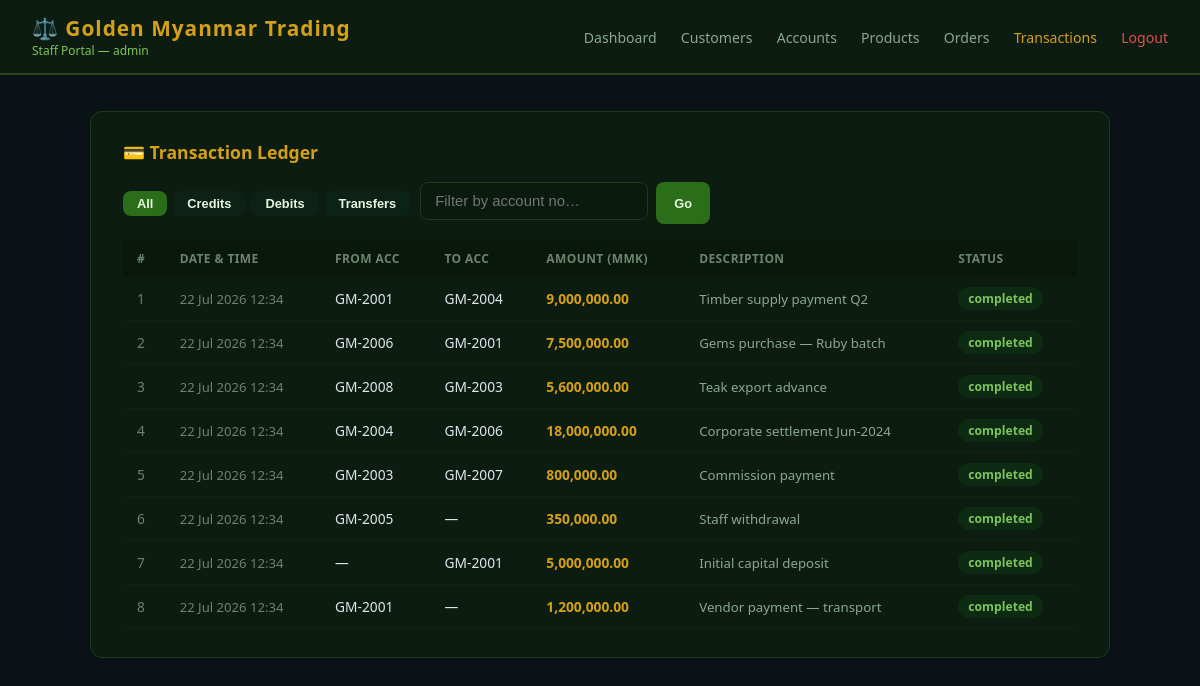
/transactions.php (signed in), run on the app's committed database.
### tables this page shows
CREATE TABLE IF NOT EXISTS transactions (
    id          INT AUTO_INCREMENT PRIMARY KEY,
    from_acc    VARCHAR(20),
    to_acc      VARCHAR(20),
    amount      DECIMAL(18,2) NOT NULL,
    description VARCHAR(255) DEFAULT '',
    status      ENUM('completed','pending','failed','reversed') DEFAULT 'completed',
    created_at  DATETIME DEFAULT CURRENT_TIMESTAMP,
    INDEX idx_from (from_acc),
    INDEX idx_to   (to_acc)
);

### transactions.php (the view, shortened to what this page needs)
<?php
require 'db.php';
$filter = isset($_GET['type']) ? $_GET['type'] : 'all';
$where  = '';
$acc_search = isset($_GET['acc']) ? $_GET['acc'] : '';
$txns = $conn->query(
    "SELECT t.* FROM transactions t $where ORDER BY t.created_at DESC LIMIT 200"
);
?>
<!DOCTYPE html>
<html lang="en">
<head>
<link rel="stylesheet" href="style.css">
</head>
<body>
<?php include 'nav.php'; ?>
<div class="container">
  <div class="card">
    <h2>💳 Transaction Ledger</h2>
    <div style="display:flex;gap:10px;margin-bottom:16px;flex-wrap:wrap;align-items:center">
      <div style="display:flex;gap:6px">
        <a href="transactions.php"><button class="btn btn-sm" style="<?= $filter==='all' ? '' : 'background:#0d2217' ?>">All</button></a>
        <a href="?type=credit"><button class="btn btn-sm" style="<?= $filter==='credit' ? '' : 'background:#0d2217' ?>">Credits</button></a>
        <a href="?type=debit"><button class="btn btn-sm" style="<?= $filter==='debit' ? 'background:#2a0d0d;color:#e05050' : 'background:#0d2217' ?>">Debits</button></a>
        <a href="?type=transfer"><button class="btn btn-sm" style="<?= $filter==='transfer' ? 'background:#0d1a2a;color:#5aaae0' : 'background:#0d2217' ?>">Transfers</button></a>
      </div>
      <form method="GET" style="display:flex;gap:8px">
        <div class="form-group" style="margin:0;min-width:180px">
          <input name="acc" value="<?= htmlspecialchars($acc_search) ?>" placeholder="Filter by account no…">
        </div>
        <button class="btn btn-sm" style="height:42px;padding:0 18px">Go</button>
      </form>
    </div>
    <?php if ($txns === false || $txns->num_rows === 0): ?>
      <p style="color:#6a8470">No transactions found.</p>
    <?php else: ?>
    <table>
      <tr><th>#</th><th>Date & Time</th><th>From Acc</th><th>To Acc</th><th>Amount (MMK)</th><th>Description</th><th>Status</th></tr>
      <?php while ($t = $txns->fetch_assoc()): ?>
      <tr>
        <td style="color:#6a8470"><?= $t['id'] ?></td>
        <td style="font-size:0.82rem;color:#6a8470"><?= date('d M Y H:i', strtotime($t['created_at'])) ?></td>
        <td><?= htmlspecialchars($t['from_acc'] ?? '—') ?></td>
        <td><?= htmlspecialchars($t['to_acc']   ?? '—') ?></td>
        <td style="font-weight:600;color:#d4a017"><?= number_format($t['amount'], 2) ?></td>
        <td style="color:#8aa890;font-size:0.83rem"><?= htmlspecialchars($t['description']) ?></td>
        <td><span class="badge badge-<?= $t['status'] === 'completed' ? 'credit' : 'pending' ?>"><?= $t['status'] ?></span></td>
      </tr>
      <?php endwhile; ?>
    </table>
    <?php endif; ?>
  </div>
</div>
</body>
</html>

### style.css (style rules this page uses)
* { box-sizing: border-box; margin: 0; padding: 0; }
body { font-family: 'Segoe UI', sans-serif; background: #0a1218; color: #dde6ee; min-height: 100vh; }
.container { max-width: 1060px; margin: 36px auto; padding: 0 20px; }
.card { background: #0d1c10; border: 1px solid #1e3a18; border-radius: 12px; padding: 28px 32px; margin-bottom: 22px; }
.card h2 { color: #d4a017; margin-bottom: 18px; font-size: 1.1rem; display: flex; align-items: center; gap: 8px; }
.form-group { margin-bottom: 16px; }
.form-group input, .form-group select, .form-group textarea { width: 100%; padding: 10px 14px; background: #0a1a0e; border: 1px solid #1e3a18; border-radius: 8px; color: #dde6ee; font-size: 0.93rem; }
.btn { background: #2a6e1a; color: #e8f5e0; border: none; padding: 10px 26px; border-radius: 8px; cursor: pointer; font-size: 0.92rem; font-weight: 600; transition: background 0.2s; }
.btn-sm { padding: 5px 14px; font-size: 0.80rem; }
table { width: 100%; border-collapse: collapse; font-size: 0.86rem; }
th { background: #0a180c; color: #6a8470; padding: 10px 14px; text-align: left; font-weight: 600; text-transform: uppercase; font-size: 0.75rem; letter-spacing: 0.4px; }
td { padding: 10px 14px; border-bottom: 1px solid #152010; }
.badge { display: inline-block; padding: 3px 10px; border-radius: 20px; font-size: 0.76rem; font-weight: 600; }
.badge-credit { background: #0d2a12; color: #7dc45a; }

### data on the page
transactions: id "1", created_at "22 Jul 2026 12:34", from_acc "GM-2001", to_acc "GM-2004", amount "9,000,000.00", description "Timber supply payment Q2", status "completed"
transactions: id "2", created_at "22 Jul 2026 12:34", from_acc "GM-2006", to_acc "GM-2001", amount "7,500,000.00", description "Gems purchase — Ruby batch", status "completed"
transactions: id "3", created_at "22 Jul 2026 12:34", from_acc "GM-2008", to_acc "GM-2003", amount "5,600,000.00", description "Teak export advance", status "completed"
transactions: id "4", created_at "22 Jul 2026 12:34", from_acc "GM-2004", to_acc "GM-2006", amount "18,000,000.00", description "Corporate settlement Jun-2024", status "completed"
transactions: id "5", created_at "22 Jul 2026 12:34", from_acc "GM-2003", to_acc "GM-2007", amount "800,000.00", description "Commission payment", status "completed"
transactions: id "6", created_at "22 Jul 2026 12:34", from_acc "GM-2005", to_acc "—", amount "350,000.00", description "Staff withdrawal", status "completed"
transactions: id "7", created_at "22 Jul 2026 12:34", from_acc "—", to_acc "GM-2001", amount "5,000,000.00", description "Initial capital deposit", status "completed"
transactions: id "8", created_at "22 Jul 2026 12:34", from_acc "GM-2001", to_acc "—", amount "1,200,000.00", description "Vendor payment — transport", status "completed"

### other printed values
$_SESSION['staff_role'] "admin"
